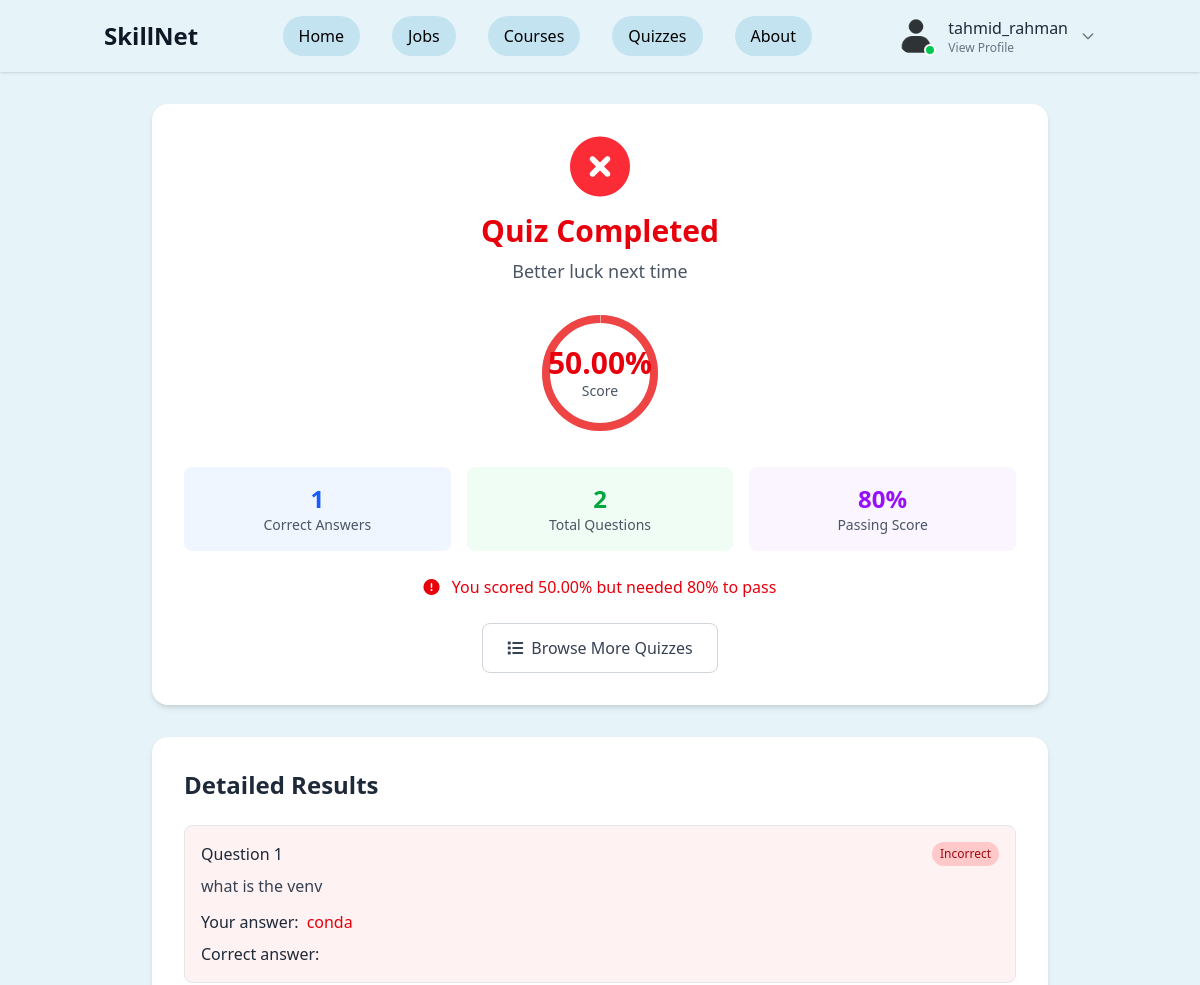
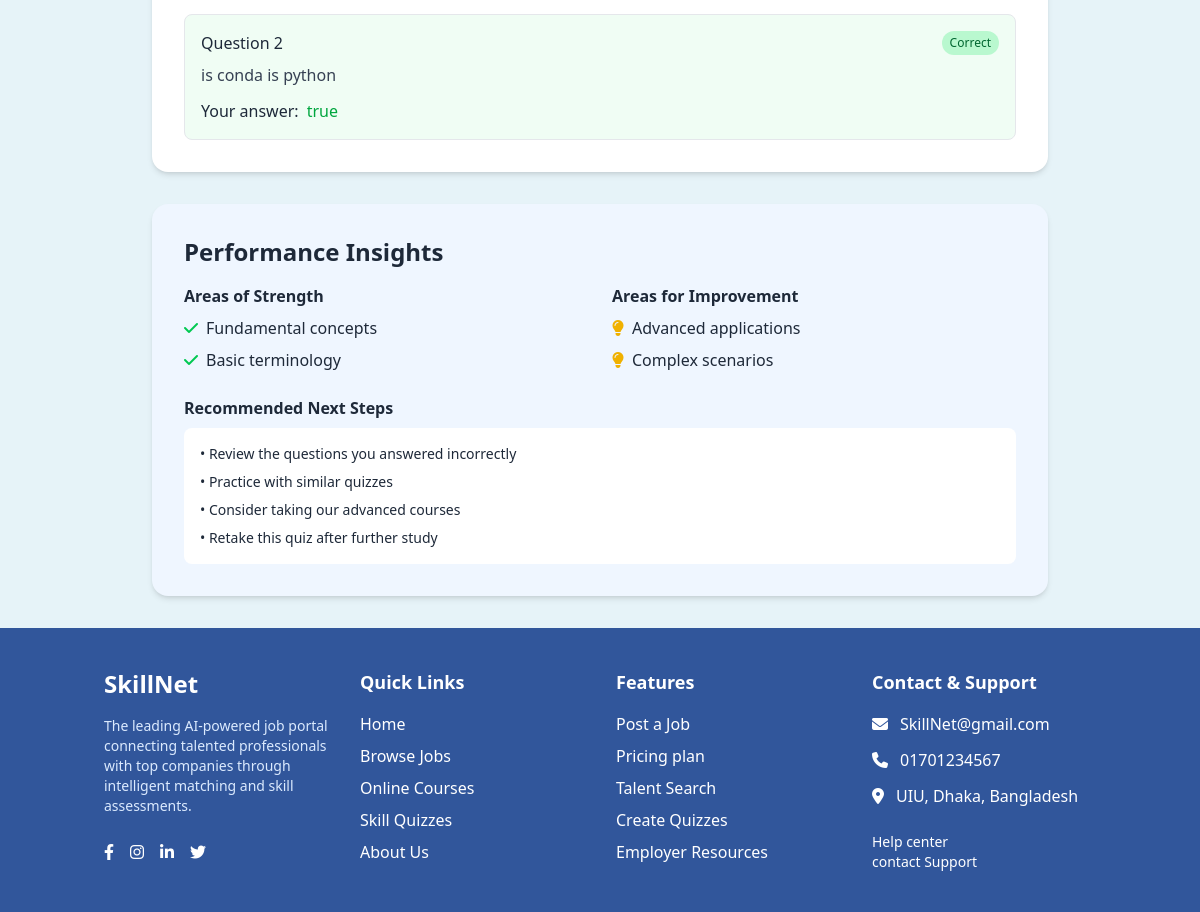
The app's page /quiz/attempt/10/result/ (signed in) with its own data (2 pictures, top to bottom).
### app/models.py (models this page shows, shortened)
class QuizAttempt(models.Model):
    user = models.ForeignKey(User, on_delete=models.CASCADE)
    quiz = models.ForeignKey(Quiz, on_delete=models.CASCADE)
    started_at = models.DateTimeField(auto_now_add=True)
    completed_at = models.DateTimeField(null=True, blank=True)
    score = models.DecimalField(max_digits=5, decimal_places=2, default=0)
    passed = models.BooleanField(default=False)
    class Meta:
        unique_together = ['user', 'quiz']

class Quiz(models.Model):
    DIFFICULTY_LEVELS = [
        ('beginner', 'Beginner'),
        ('intermediate', 'Intermediate'),
        ('advanced', 'Advanced'),
    ]
    title = models.CharField(max_length=200)
    category = models.ForeignKey(QuizCategory, on_delete=models.CASCADE)
    instructor = models.CharField(max_length=100, default='Saharier')
    instructor_photo = models.ImageField(upload_to='instructor_photos/', blank=True, null=True)
    description = models.TextField(blank=True)
    difficulty = models.CharField(max_length=20, choices=DIFFICULTY_LEVELS, default='beginner')
    duration_minutes = models.IntegerField(default=30)
    total_questions = models.IntegerField(default=10)
    passing_score = models.IntegerField(default=70)
    rating = models.DecimalField(max_digits=3, decimal_places=1, default=5.0)
    rating_count = models.IntegerField(default=0)
    attempts_count = models.IntegerField(default=0)
    is_active = models.BooleanField(default=True)
    created_date = models.DateTimeField(auto_now_add=True)

class UserAnswer(models.Model):
    attempt = models.ForeignKey(QuizAttempt, on_delete=models.CASCADE, related_name='user_answers')
    question = models.ForeignKey(Question, on_delete=models.CASCADE)
    selected_choice = models.ForeignKey(Choice, on_delete=models.CASCADE, null=True, blank=True)
    answer_text = models.TextField(blank=True)
    is_correct = models.BooleanField(default=False)

class Question(models.Model):
    QUESTION_TYPES = [
        ('multiple_choice', 'Multiple Choice'),
        ('true_false', 'True/False'),
        ('short_answer', 'Short Answer'),
    ]
    quiz = models.ForeignKey(Quiz, on_delete=models.CASCADE, related_name='questions')
    question_text = models.TextField()
    question_type = models.CharField(max_length=20, choices=QUESTION_TYPES, default='multiple_choice')
    order = models.IntegerField(default=0)
    points = models.IntegerField(default=1)
    class Meta:
        ordering = ['order']

class Choice(models.Model):
    question = models.ForeignKey(Question, on_delete=models.CASCADE, related_name='choices')
    choice_text = models.CharField(max_length=500)
    is_correct = models.BooleanField(default=False)

### app/views.py (the view)
# urls.py: path('quiz/attempt/<int:attempt_id>/result/', views.quiz_result, name='quiz_result'),
@login_required
def quiz_result(request, attempt_id):
    attempt = get_object_or_404(QuizAttempt, id=attempt_id, user=request.user)
    if not attempt.completed_at:
        messages.error(request, 'Quiz not completed yet.')
        return redirect('app:take_quiz', attempt_id=attempt.id)
    for ua in attempt.user_answers.all():
        ua.correct_choices = ua.question.choices.filter(is_correct=True)
    context = {
        'attempt': attempt,
        'correct_answers': attempt.user_answers.filter(is_correct=True).count(),
        'total_questions': attempt.quiz.questions.count(),
    }
    return render(request, 'quizzes/quiz_result.html', context)

### static/templates/quizzes/quiz_result.html (shortened to what this page needs)
{% extends 'base.html' %}
{% load static %}
{% block content %}
<section class="py-8 px-4">
    <div class="container mx-auto max-w-4xl">
        <div class="bg-white rounded-2xl shadow-md p-8 mb-8 text-center">
            <div class="mb-6">
                {% if attempt.passed %}
                <div class="text-green-500 text-6xl mb-4">
                    <i class="fas fa-trophy"></i>
                </div>
                <h1 class="text-3xl font-bold text-green-600 mb-2">Congratulations!</h1>
                <p class="text-lg text-gray-600">You passed the quiz</p>
                {% else %}
                <div class="text-red-500 text-6xl mb-4">
                    <i class="fas fa-times-circle"></i>
                </div>
                <h1 class="text-3xl font-bold text-red-600 mb-2">Quiz Completed</h1>
                <p class="text-lg text-gray-600">Better luck next time</p>
                {% endif %}
            </div>
            <div class="relative inline-block mb-6">
                <svg class="w-32 h-32 transform -rotate-90">
                    <circle cx="64" cy="64" r="54" stroke="#e5e7eb" stroke-width="8" fill="none"></circle>
                    <circle cx="64" cy="64" r="54"
                            stroke="{% if attempt.passed %}#10b981{% else %}#ef4444{% endif %}"
                            stroke-width="8" fill="none"
                            stroke-dasharray="339.292"
                            stroke-dashoffset="{% widthratio 100 attempt.score 339.292 %}">
                    </circle>
                </svg>
                <div class="absolute inset-0 flex items-center justify-center">
                    <div class="text-center">
                        <div class="text-3xl font-bold {% if attempt.passed %}text-green-600{% else %}text-red-600{% endif %}">
                            {{ attempt.score }}%
                        </div>
                        <div class="text-sm text-gray-600">Score</div>
                    </div>
                </div>
            </div>
            <div class="grid grid-cols-1 md:grid-cols-3 gap-4 mb-6">
                <div class="text-center p-4 bg-blue-50 rounded-lg">
                    <div class="text-2xl font-bold text-blue-600">{{ correct_answers }}</div>
                    <div class="text-sm text-gray-600">Correct Answers</div>
                </div>
                <div class="text-center p-4 bg-green-50 rounded-lg">
                    <div class="text-2xl font-bold text-green-600">{{ total_questions }}</div>
                    <div class="text-sm text-gray-600">Total Questions</div>
                </div>
                <div class="text-center p-4 bg-purple-50 rounded-lg">
                    <div class="text-2xl font-bold text-purple-600">{{ attempt.quiz.passing_score }}%</div>
                    <div class="text-sm text-gray-600">Passing Score</div>
                </div>
            </div>
            <div class="mb-6">
                {% if attempt.passed %}
                <p class="text-green-600 font-medium">
                    <i class="fas fa-check-circle mr-2"></i>
                    You scored {{ attempt.score }}% which meets the passing requirement of {{ attempt.quiz.passing_score }}%
                </p>
                {% else %}
                <p class="text-red-600 font-medium">
                    <i class="fas fa-exclamation-circle mr-2"></i>
                    You scored {{ attempt.score }}% but needed {{ attempt.quiz.passing_score }}% to pass
                </p>
                {% endif %}
            </div>
            <div class="flex flex-col sm:flex-row gap-4 justify-center">
                <a href="{% url 'app:quiz_list' %}"
                   class="px-6 py-3 border border-gray-300 text-gray-700 rounded-lg hover:bg-gray-50 transition font-medium">
                    <i class="fas fa-list mr-2"></i>Browse More Quizzes
                </a>
            </div>
        </div>
        <div class="bg-white rounded-2xl shadow-md p-8">
            <h2 class="text-2xl font-bold mb-6">Detailed Results</h2>
            <div class="space-y-4">
                {% for user_answer in attempt.user_answers.all %}
                <div class="border border-gray-200 rounded-lg p-4 {% if user_answer.is_correct %}bg-green-50{% else %}bg-red-50{% endif %}">
                    <div class="flex justify-between items-start mb-2">
                        <h3 class="font-medium">Question {{ forloop.counter }}</h3>
                        <span class="px-2 py-1 text-xs rounded-full {% if user_answer.is_correct %}bg-green-200 text-green-800{% else %}bg-red-200 text-red-800{% endif %}">
                            {% if user_answer.is_correct %}Correct{% else %}Incorrect{% endif %}
                        </span>
                    </div>
                    <p class="text-gray-700 mb-3">{{ user_answer.question.question_text }}</p>
                    <div class="space-y-2">
                        <div class="flex items-center">
                            <span class="font-medium mr-2">Your answer:</span>
                            <span class="{% if user_answer.is_correct %}text-green-600{% else %}text-red-600{% endif %}">
                                {{ user_answer.selected_choice.choice_text }}
                            </span>
                        </div>
                        {% if not user_answer.is_correct %}
                        <div class="flex items-center">
                            <span class="font-medium mr-2">
                                Correct answer{% if user_answer.correct_choices|length > 1 %}s{% endif %}:
                            </span>
                        </div>
                        {% endif %}
                    </div>
                </div>
                {% endfor %}
            </div>
        </div>
        <div class="bg-blue-50 rounded-2xl shadow-md p-8 mt-8">
            <h2 class="text-2xl font-bold mb-4">Performance Insights</h2>
            <div class="grid grid-cols-1 md:grid-cols-2 gap-6">
                <div>
                    <h3 class="font-bold mb-2">Areas of Strength</h3>
                    <ul class="space-y-2">
                        <li class="flex items-center">
                            <i class="fas fa-check text-green-500 mr-2"></i>
                            <span>Fundamental concepts</span>
                        </li>
                        <li class="flex items-center">
                            <i class="fas fa-check text-green-500 mr-2"></i>
                            <span>Basic terminology</span>
                        </li>
                    </ul>
                </div>
                <div>
                    <h3 class="font-bold mb-2">Areas for Improvement</h3>
                    <ul class="space-y-2">
                        <li class="flex items-center">
                            <i class="fas fa-lightbulb text-yellow-500 mr-2"></i>
                            <span>Advanced applications</span>
                        </li>
                        <li class="flex items-center">
                            <i class="fas fa-lightbulb text-yellow-500 mr-2"></i>
                            <span>Complex scenarios</span>
                        </li>
                    </ul>
                </div>
            </div>
            <div class="mt-6">
                <h3 class="font-bold mb-2">Recommended Next Steps</h3>
                <div class="bg-white rounded-lg p-4">
                    <ul class="space-y-2 text-sm">
                        <li>• Review the questions you answered incorrectly</li>
                        <li>• Practice with similar quizzes</li>
                        <li>• Consider taking our advanced courses</li>
                        <li>• Retake this quiz after further study</li>
                    </ul>
                </div>
            </div>
        </div>
    </div>
</section>
{% endblock %}

### static/templates/nav/nav.html (shortened to what this page needs)
<header class="bg-[#E6F3F8] shadow-sm sticky top-0 z-50">
  <div class="container mx-auto px-4 py-4 flex items-center justify-between">
    <a href="/" class="text-2xl font-bold text-gray-900">SkillNet</a>
    <nav class="hidden md:flex space-x-8">
      <a href="/" class="px-4 py-2 rounded-full bg-[#C3E3F1] text-black hover:bg-blue-100 transition">Home</a>
      <a href="/jobs" class="px-4 py-2 rounded-full bg-[#C3E3F1] text-black hover:bg-blue-100 transition">Jobs</a>
      <a href="/courses" class="px-4 py-2 rounded-full bg-[#C3E3F1] text-black hover:bg-blue-100 transition">Courses</a>
      <a href="/quizzes" class="px-4 py-2 rounded-full bg-[#C3E3F1] text-black hover:bg-blue-100 transition">Quizzes</a>
      <a href="/about" class="px-4 py-2 rounded-full bg-[#C3E3F1] text-black hover:bg-blue-100 transition">About</a>
    </nav>
    <div class="flex items-center space-x-4">
      {% if user.is_authenticated %}
        <div x-data="{ open: false }" class="relative">
          <button @click="open = !open" class="flex items-center space-x-3 focus:outline-none group">
            <div class="relative">
              <img src="{{ user.profile.image.url|default:'/static/images/default-avatar.png' }}"
                   alt="Profile"
                   class="w-10 h-10 rounded-full object-cover border-1 border-transparent group-hover:border-black transition-colors">
              <div class="absolute bottom-0 right-0 w-3 h-3 bg-green-500 rounded-full border-2 border-white"></div>
            </div>
            <div class="hidden md:flex flex-col items-start">
              <span class="font-medium text-gray-800">{{ user.username }}</span>
              <span class="text-xs text-gray-500">View Profile</span>
            </div>
            <svg xmlns="http://www.w3.org/2000/svg"
                 class="h-4 w-4 text-gray-500 transition-transform duration-200"
                 :class="{'rotate-180': open}"
                 fill="none"
                 viewBox="0 0 24 24"
                 stroke="currentColor">
              <path stroke-linecap="round" stroke-linejoin="round" stroke-width="2" d="M19 9l-7 7-7-7" />
            </svg>
          </button>
        </div>
      {% else %}
        <a href="{% url 'login' %}" class="px-5 py-2 rounded-full bg-blue-300 text-blue-800 hover:bg-blue-400 transition font-medium">Sign In</a>
        <a href="{% url 'signup' %}" class="px-5 py-2 rounded-full bg-blue-600 text-white hover:bg-blue-700 transition font-medium">Signup</a>
      {% endif %}
    </div>
  </div>
</header>

### records on screen
QuizAttempt: score "50.00", quiz.passing_score "80"
UserAnswer: is_correct "Incorrect", question.question_text "what is the venv", selected_choice.choice_text "conda"
UserAnswer: is_correct "Correct", question.question_text "is conda is python", selected_choice.choice_text "true"

### other values on screen
{{ user.username }} "tahmid_rahman"
{{ correct_answers }} "1"
{{ total_questions }} "2"
